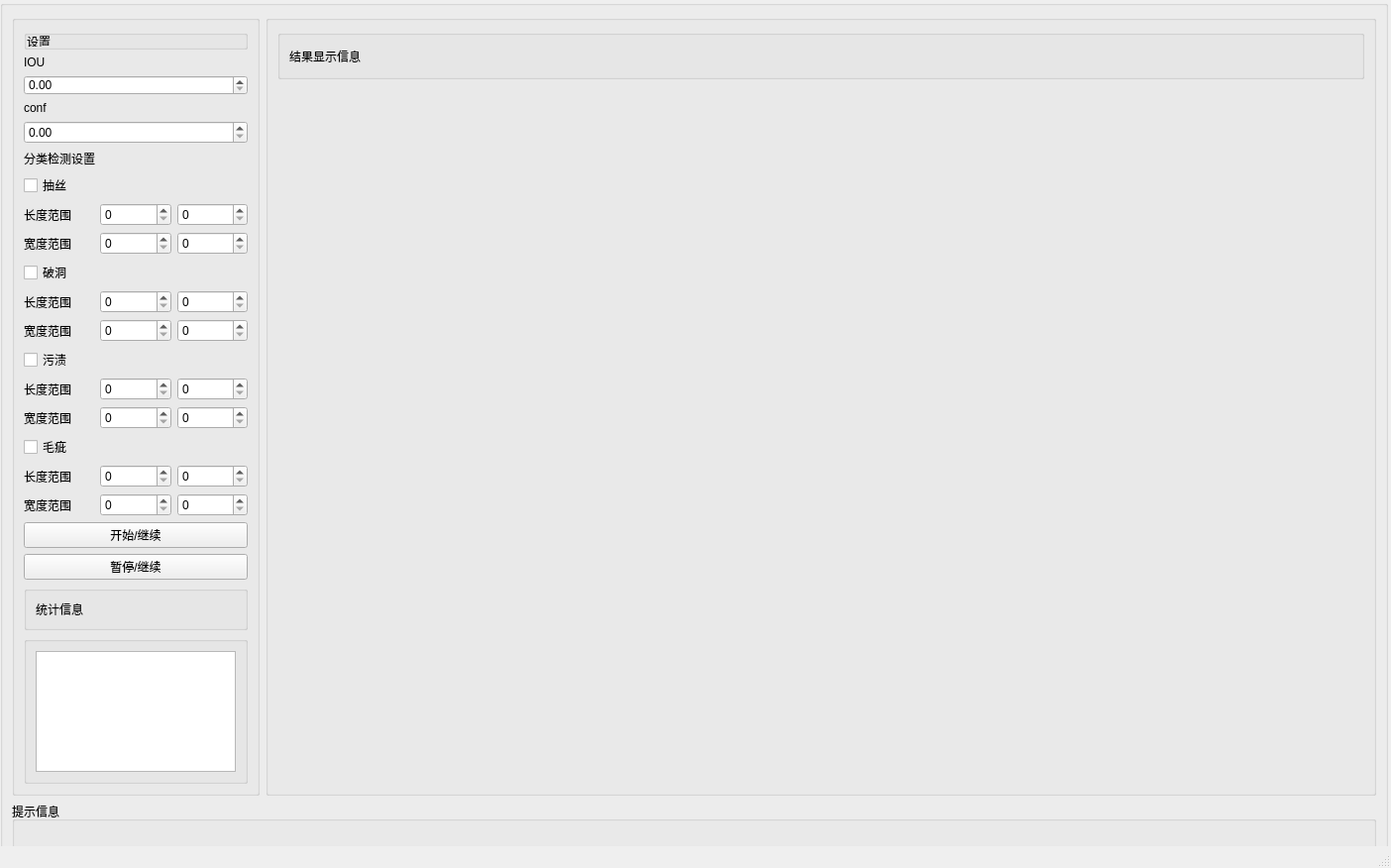
<?xml version="1.0" encoding="UTF-8"?>
<ui version="4.0">
 <class>mainWindow</class>
 <widget class="QMainWindow" name="mainWindow">
  <property name="geometry">
   <rect>
    <x>0</x>
    <y>0</y>
    <width>1404</width>
    <height>876</height>
   </rect>
  </property>
  <property name="windowTitle">
   <string>智能检测系统</string>
  </property>
  <widget class="QWidget" name="centralwidget">
   <widget class="QGroupBox" name="groupBox">
    <property name="geometry">
     <rect>
      <x>0</x>
      <y>0</y>
      <width>1401</width>
      <height>871</height>
     </rect>
    </property>
    <property name="title">
     <string/>
    </property>
    <layout class="QVBoxLayout" name="verticalLayout">
     <item>
      <layout class="QHBoxLayout" name="horizontalLayout">
       <item>
        <widget class="QGroupBox" name="groupBox_5">
         <property name="maximumSize">
          <size>
           <width>250</width>
           <height>16777215</height>
          </size>
         </property>
         <property name="title">
          <string/>
         </property>
         <layout class="QVBoxLayout" name="verticalLayout_7">
          <item>
           <layout class="QVBoxLayout" name="verticalLayout_4">
            <item>
             <widget class="QGroupBox" name="groupBox_6">
              <property name="maximumSize">
               <size>
                <width>5000</width>
                <height>20</height>
               </size>
              </property>
              <property name="title">
               <string/>
              </property>
              <layout class="QHBoxLayout" name="horizontalLayout_12">
               <property name="spacing">
                <number>0</number>
               </property>
               <property name="leftMargin">
                <number>0</number>
               </property>
               <property name="topMargin">
                <number>0</number>
               </property>
               <property name="rightMargin">
                <number>0</number>
               </property>
               <property name="bottomMargin">
                <number>0</number>
               </property>
               <item>
                <widget class="QLabel" name="label_13">
                 <property name="text">
                  <string>设置</string>
                 </property>
                </widget>
               </item>
               <item>
                <spacer name="horizontalSpacer_4">
                 <property name="orientation">
                  <enum>Qt::Horizontal</enum>
                 </property>
                 <property name="sizeType">
                  <enum>QSizePolicy::Expanding</enum>
                 </property>
                 <property name="sizeHint" stdset="0">
                  <size>
                   <width>77</width>
                   <height>20</height>
                  </size>
                 </property>
                </spacer>
               </item>
              </layout>
             </widget>
            </item>
            <item>
             <widget class="QLabel" name="label_4">
              <property name="maximumSize">
               <size>
                <width>50</width>
                <height>50</height>
               </size>
              </property>
              <property name="text">
               <string>IOU</string>
              </property>
             </widget>
            </item>
            <item>
             <layout class="QHBoxLayout" name="horizontalLayout_5">
              <property name="spacing">
               <number>0</number>
              </property>
              <item>
               <widget class="QDoubleSpinBox" name="iouSpinBox">
                <property name="maximumSize">
                 <size>
                  <width>16777215</width>
                  <height>20</height>
                 </size>
                </property>
               </widget>
              </item>
             </layout>
            </item>
           </layout>
          </item>
          <item>
           <layout class="QVBoxLayout" name="verticalLayout_3">
            <item>
             <widget class="QLabel" name="label_5">
              <property name="text">
               <string>conf</string>
              </property>
             </widget>
            </item>
            <item>
             <layout class="QHBoxLayout" name="horizontalLayout_6">
              <item>
               <widget class="QDoubleSpinBox" name="confSpinBox"/>
              </item>
             </layout>
            </item>
           </layout>
          </item>
          <item>
           <layout class="QVBoxLayout" name="verticalLayout_2">
            <item>
             <widget class="QLabel" name="label_6">
              <property name="text">
               <string>分类检测设置</string>
              </property>
             </widget>
            </item>
            <item>
             <layout class="QHBoxLayout" name="horizontalLayout_9">
              <item>
               <widget class="QCheckBox" name="checkBox">
                <property name="text">
                 <string>抽丝</string>
                </property>
               </widget>
              </item>
             </layout>
            </item>
            <item>
             <layout class="QHBoxLayout" name="horizontalLayout_13">
              <item>
               <widget class="QLabel" name="label">
                <property name="text">
                 <string>长度范围</string>
                </property>
               </widget>
              </item>
              <item>
               <widget class="QSpinBox" name="spinBox_18"/>
              </item>
              <item>
               <widget class="QSpinBox" name="spinBox_19"/>
              </item>
             </layout>
            </item>
            <item>
             <layout class="QHBoxLayout" name="horizontalLayout_14">
              <item>
               <widget class="QLabel" name="label_2">
                <property name="text">
                 <string>宽度范围</string>
                </property>
               </widget>
              </item>
              <item>
               <widget class="QSpinBox" name="spinBox_21"/>
              </item>
              <item>
               <widget class="QSpinBox" name="spinBox_22"/>
              </item>
             </layout>
            </item>
            <item>
             <layout class="QHBoxLayout" name="horizontalLayout_10">
              <item>
               <widget class="QCheckBox" name="checkBox_2">
                <property name="text">
                 <string>破洞</string>
                </property>
               </widget>
              </item>
             </layout>
            </item>
            <item>
             <layout class="QHBoxLayout" name="horizontalLayout_16">
              <item>
               <widget class="QLabel" name="label_8">
                <property name="text">
                 <string>长度范围</string>
                </property>
               </widget>
              </item>
              <item>
               <widget class="QSpinBox" name="spinBox_24"/>
              </item>
              <item>
               <widget class="QSpinBox" name="spinBox_25"/>
              </item>
             </layout>
            </item>
            <item>
             <layout class="QHBoxLayout" name="horizontalLayout_15">
              <item>
               <widget class="QLabel" name="label_3">
                <property name="text">
                 <string>宽度范围</string>
                </property>
               </widget>
              </item>
              <item>
               <widget class="QSpinBox" name="spinBox_20"/>
              </item>
              <item>
               <widget class="QSpinBox" name="spinBox_23"/>
              </item>
             </layout>
            </item>
            <item>
             <layout class="QHBoxLayout" name="horizontalLayout_8">
              <item>
               <widget class="QCheckBox" name="checkBox_3">
                <property name="text">
                 <string>污渍</string>
                </property>
               </widget>
              </item>
             </layout>
            </item>
            <item>
             <layout class="QHBoxLayout" name="horizontalLayout_17">
              <item>
               <widget class="QLabel" name="label_9">
                <property name="text">
                 <string>长度范围</string>
                </property>
               </widget>
              </item>
              <item>
               <widget class="QSpinBox" name="spinBox_26"/>
              </item>
              <item>
               <widget class="QSpinBox" name="spinBox_27"/>
              </item>
             </layout>
            </item>
            <item>
             <layout class="QHBoxLayout" name="horizontalLayout_18">
              <item>
               <widget class="QLabel" name="label_10">
                <property name="text">
                 <string>宽度范围</string>
                </property>
               </widget>
              </item>
              <item>
               <widget class="QSpinBox" name="spinBox_28"/>
              </item>
              <item>
               <widget class="QSpinBox" name="spinBox_29"/>
              </item>
             </layout>
            </item>
            <item>
             <layout class="QHBoxLayout" name="horizontalLayout_7">
              <item>
               <widget class="QCheckBox" name="checkBox_4">
                <property name="text">
                 <string>毛疵</string>
                </property>
               </widget>
              </item>
             </layout>
            </item>
            <item>
             <layout class="QHBoxLayout" name="horizontalLayout_19">
              <item>
               <widget class="QLabel" name="label_11">
                <property name="text">
                 <string>长度范围</string>
                </property>
               </widget>
              </item>
              <item>
               <widget class="QSpinBox" name="spinBox_30"/>
              </item>
              <item>
               <widget class="QSpinBox" name="spinBox_31"/>
              </item>
             </layout>
            </item>
            <item>
             <layout class="QHBoxLayout" name="horizontalLayout_21">
              <item>
               <widget class="QLabel" name="label_15">
                <property name="text">
                 <string>宽度范围</string>
                </property>
               </widget>
              </item>
              <item>
               <widget class="QSpinBox" name="spinBox_34"/>
              </item>
              <item>
               <widget class="QSpinBox" name="spinBox_35"/>
              </item>
             </layout>
            </item>
           </layout>
          </item>
          <item>
           <widget class="QPushButton" name="runButton">
            <property name="text">
             <string>开始/继续</string>
            </property>
           </widget>
          </item>
          <item>
           <widget class="QPushButton" name="stopButton">
            <property name="text">
             <string>暂停/继续</string>
            </property>
           </widget>
          </item>
          <item>
           <layout class="QVBoxLayout" name="verticalLayout_5">
            <item>
             <widget class="QGroupBox" name="groupBox_7">
              <property name="title">
               <string/>
              </property>
              <layout class="QVBoxLayout" name="verticalLayout_9">
               <item>
                <widget class="QLabel" name="label_7">
                 <property name="text">
                  <string>统计信息</string>
                 </property>
                </widget>
               </item>
              </layout>
             </widget>
            </item>
            <item>
             <widget class="QGroupBox" name="groupBox_8">
              <property name="title">
               <string/>
              </property>
              <layout class="QVBoxLayout" name="verticalLayout_8">
               <item>
                <widget class="QListWidget" name="listWidget"/>
               </item>
              </layout>
             </widget>
            </item>
           </layout>
          </item>
         </layout>
        </widget>
       </item>
       <item>
        <widget class="QGroupBox" name="groupBox_4">
         <property name="title">
          <string/>
         </property>
         <layout class="QVBoxLayout" name="verticalLayout_6">
          <item>
           <widget class="QGroupBox" name="groupBox_9">
            <property name="maximumSize">
             <size>
              <width>16777215</width>
              <height>50</height>
             </size>
            </property>
            <property name="title">
             <string/>
            </property>
            <layout class="QHBoxLayout" name="horizontalLayout_11">
             <item>
              <widget class="QLabel" name="label_12">
               <property name="text">
                <string>结果显示信息</string>
               </property>
              </widget>
             </item>
             <item>
              <spacer name="horizontalSpacer_3">
               <property name="orientation">
                <enum>Qt::Horizontal</enum>
               </property>
               <property name="sizeHint" stdset="0">
                <size>
                 <width>802</width>
                 <height>15</height>
                </size>
               </property>
              </spacer>
             </item>
            </layout>
           </widget>
          </item>
          <item>
           <layout class="QGridLayout" name="gridLayout">
            <item row="1" column="0">
             <widget class="QLabel" name="out_video">
              <property name="text">
               <string/>
              </property>
             </widget>
            </item>
            <item row="0" column="0">
             <widget class="QLabel" name="out_video1">
              <property name="text">
               <string/>
              </property>
             </widget>
            </item>
            <item row="0" column="1">
             <widget class="QLabel" name="out_video2">
              <property name="text">
               <string/>
              </property>
             </widget>
            </item>
            <item row="1" column="1">
             <widget class="QLabel" name="out_video4">
              <property name="text">
               <string/>
              </property>
             </widget>
            </item>
           </layout>
          </item>
         </layout>
        </widget>
       </item>
      </layout>
     </item>
     <item>
      <widget class="QGroupBox" name="groupBox_3">
       <property name="maximumSize">
        <size>
         <width>16777215</width>
         <height>50</height>
        </size>
       </property>
       <property name="title">
        <string>提示信息</string>
       </property>
       <layout class="QHBoxLayout" name="horizontalLayout_4">
        <item>
         <widget class="QLabel" name="statistic_label">
          <property name="minimumSize">
           <size>
            <width>0</width>
            <height>20</height>
           </size>
          </property>
          <property name="maximumSize">
           <size>
            <width>16777215</width>
            <height>20</height>
           </size>
          </property>
          <property name="text">
           <string/>
          </property>
         </widget>
        </item>
       </layout>
      </widget>
     </item>
    </layout>
   </widget>
  </widget>
  <widget class="QStatusBar" name="statusbar"/>
 </widget>
 <resources/>
 <connections/>
</ui>
